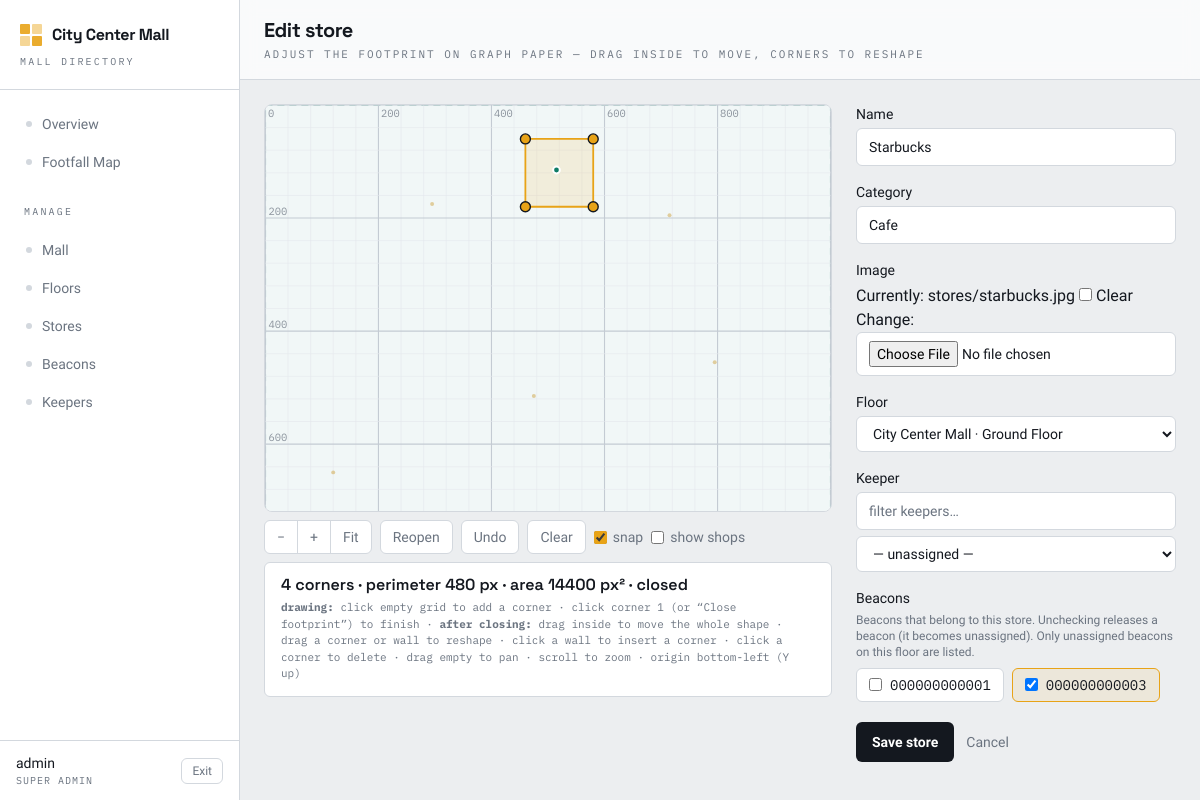
The page /stores/42/edit (signed in) on the database its author committed.
### core/models.py (models this page shows, shortened)
class Mall(models.Model):
    name = models.CharField(max_length=120)
    address = models.CharField(max_length=255, blank=True)

class Store(models.Model):
    mall = models.ForeignKey(Mall, on_delete=models.CASCADE, related_name='stores')
    floor = models.ForeignKey(Floor, on_delete=models.CASCADE, related_name='stores')
    name = models.CharField(max_length=120)
    category = models.CharField(max_length=60)
    image = models.FileField(upload_to='stores/', blank=True)   # storefront photo for the app card
    tagline = models.CharField(max_length=80, blank=True)        # one-line hook under the name
    badge = models.CharField(max_length=16, blank=True)          # short chip, e.g. OFFER / NEW
    pos_x = models.IntegerField(default=0)  # label anchor — auto-set to shape centroid
    pos_y = models.IntegerField(default=0)
    shape = models.JSONField(null=True, blank=True)
    keeper = models.ForeignKey(settings.AUTH_USER_MODEL, null=True, blank=True,
                               on_delete=models.SET_NULL, related_name='stores')

class Beacon(models.Model):
    GATE, STORE, COMMON = 'gate', 'store', 'common'
    TYPES = [(GATE, 'Gate'), (STORE, 'Store'), (COMMON, 'Common')]
    mall = models.ForeignKey(Mall, on_delete=models.CASCADE, related_name='beacons')
    floor = models.ForeignKey(Floor, on_delete=models.CASCADE, related_name='beacons')
    store = models.ForeignKey(Store, null=True, blank=True, on_delete=models.SET_NULL,
                              related_name='beacons')
    adv_id = models.CharField(max_length=12, unique=True)  # 6 bytes as hex; advertised + matched
    beacon_type = models.CharField(max_length=8, choices=TYPES, default=COMMON)  # admin-only, not synced
    pos_x = models.IntegerField(default=0)
    pos_y = models.IntegerField(default=0)
    tx_power = models.IntegerField(default=-59)  # calibrated RSSI @ 1m
    def __str__(self):
        return self.adv_id

### core/views.py (the view)
# urls.py: path('stores/<int:pk>/edit', views.store_edit, name='store_edit'),
@login_required
@admin_only
def store_edit(request, pk=None):
    mall = Mall.objects.first()
    inst = get_object_or_404(Store, pk=pk) if pk else None
    if request.method == 'POST':
        form = StoreForm(request.POST, request.FILES, instance=inst)
        if form.is_valid():
            s = form.save(commit=False)
            s.mall = mall
            shape = form.cleaned_data['shape_json']
            if shape:  # footprint drawn → store it + anchor the label at its centroid
                s.shape = shape
                s.pos_x = round(sum(x for x, _ in shape) / len(shape))
                s.pos_y = round(sum(y for _, y in shape) / len(shape))
            s.save()
            sel_ids = list(form.cleaned_data['beacons'].values_list('pk', flat=True))
            Beacon.objects.filter(store=s).exclude(pk__in=sel_ids).update(store=None)
            if sel_ids:
                Beacon.objects.filter(pk__in=sel_ids).update(store=s)
            return redirect('stores')
    else:
        form = StoreForm(instance=inst)
    return render(request, 'place_form.html', _place_ctx(mall, form, 'store', inst))

### core/context.py (called while the page is built)
def dashboard(request):
    if not request.user.is_authenticated:
        return {}
    mall = Mall.objects.first()
    return {
        'mall': mall,
        'nav_floors': Floor.objects.filter(mall=mall) if mall else [],
        'is_admin': request.user.is_superuser,
    }

### core/models.py (called while the page is built)
    def __str__(self):
        return f'{self.mall.name} · {self.name}'

    @property
    def space(self):
        if self.width_m and self.height_m:
            w, h = round(self.width_m * self.PPM), round(self.height_m * self.PPM)
            pad = max(2, round(0.1 * max(self.width_m, self.height_m))) * self.PPM
            return {'w': w, 'h': h, 'ppm': self.PPM, 'grid': self.PPM, 'metered': True,
                    'pad': pad, 'vbx': -pad, 'vby': -pad, 'vw': w + 2 * pad, 'vh': h + 2 * pad}
        return {'w': 1000, 'h': 720, 'ppm': self.PPM, 'grid': 40,
                'metered': False, 'pad': 0, 'vbx': 0, 'vby': 0, 'vw': 1000, 'vh': 720}

### core/templates/place_form.html (shortened to what this page needs)
{% extends "base.html" %}
{% block heading %}{% if obj %}Edit{% else %}New{% endif %} {{ kind }}{% endblock %}
{% block subheading %}<p class="mt-0.5 font-mono text-[11px] uppercase tracking-[0.18em] text-muted">{% if kind == 'store' %}Adjust the footprint on graph paper — drag inside to move, corners to reshape{% else %}Click the graph paper to set the beacon position{% endif %}</p>{% endblock %}
{% block content %}
<form method="post" enctype="multipart/form-data" class="grid gap-6 lg:grid-cols-[1fr_320px]">
  <div>
    <div id="paper-box" class="relative w-full overflow-hidden rounded-lg border border-line" style="aspect-ratio:1000/720; background:#FBFCFD; touch-action:none; cursor:crosshair">
    </div>
    <div class="mt-2 flex flex-wrap items-center gap-2">
      <div class="inline-flex rounded-md border border-line bg-surface">
        <button type="button" id="zoom-out" class="px-3 py-1.5 text-sm text-muted hover:text-ink">−</button>
        <button type="button" id="zoom-in" class="border-l border-line px-3 py-1.5 text-sm text-muted hover:text-ink">+</button>
        <button type="button" id="fit" class="border-l border-line px-3 py-1.5 text-sm text-muted hover:text-ink">Fit</button>
      </div>
      {% if kind == 'store' %}
      <button type="button" id="reopen-btn" class="rounded-md border border-line bg-surface px-3 py-1.5 text-sm text-muted hover:text-ink" style="display:none">Reopen</button>
      <button type="button" id="undo" class="rounded-md border border-line bg-surface px-3 py-1.5 text-sm text-muted hover:text-ink">Undo</button>
      <button type="button" id="clear" class="rounded-md border border-line bg-surface px-3 py-1.5 text-sm text-muted hover:text-ink">Clear</button>
      {% endif %}
      <label class="inline-flex cursor-pointer items-center gap-1.5 text-sm text-muted">
        <input type="checkbox" id="snap" checked class="accent-signal"> snap
      </label>
      <label class="inline-flex cursor-pointer items-center gap-1.5 text-sm text-muted">
        <input type="checkbox" id="show-refs" class="accent-signal"> show shops
      </label>
    </div>
    <div class="mt-2 rounded-md border border-line bg-surface px-4 py-2.5">
      <p id="measure-line" class="font-display text-base font-600 text-ink">&nbsp;</p>
      <p class="mt-0.5 font-mono text-[11px] text-muted">{% if kind == 'store' %}<b>drawing:</b> click empty grid to add a corner · click corner 1 (or “Close footprint”) to finish · <b>after closing:</b> drag inside to move the whole shape · drag a corner or wall to reshape · click a wall to insert a corner · click a corner to delete · drag empty to pan · scroll to zoom{% else %}click the grid to drop the beacon · drag empty to pan · scroll to zoom{% endif %} · origin bottom-left (Y up)</p>
    </div>
  </div>
  <div class="space-y-4">
    {% for field in form.visible_fields %}
    <div>
      <label class="mb-1 block text-sm font-500">{{ field.label }}</label>
      {% if field.name == 'beacons' %}
        <p class="mb-2 text-xs text-muted">Beacons that belong to this store. Unchecking releases a beacon (it becomes unassigned). Only unassigned beacons on this floor are listed.</p>
        <div class="flex flex-wrap gap-2">
          {% for cb in field %}
          <label class="flex cursor-pointer items-center gap-2 rounded-md border border-line bg-surface px-3 py-1.5 text-sm font-mono has-[:checked]:border-signal has-[:checked]:bg-signal/10">
            {{ cb.tag }} <span>{{ cb.choice_label }}</span>
          </label>
          {% empty %}
          <span class="text-xs text-muted">No unassigned beacons on this floor — add beacons first.</span>
          {% endfor %}
        </div>
      {% else %}
        {{ field }}
      {% endif %}
    </div>
    {% endfor %}
    <div class="flex items-center gap-3 pt-1">
      <button class="rounded-md bg-ink px-4 py-2.5 text-sm font-600 text-white hover:bg-black transition">Save {{ kind }}</button>
      <a href="{% url kind|add:'s' %}" class="text-sm text-muted hover:text-ink">Cancel</a>
    </div>
  </div>
</form>
{% endblock %}

### core/templates/base.html (shortened to what this page needs)
{% load static %}
<!doctype html>
<html lang="en">
<head>
  <script src="https://cdn.tailwindcss.com"></script>
</head>
<body class="bg-paper text-ink antialiased">
{% if user.is_authenticated %}
<div class="flex min-h-screen">
  <aside class="hidden md:flex w-60 shrink-0 flex-col border-r border-line bg-surface">
    <div class="px-5 pt-6 pb-5 border-b border-line">
      <div class="flex items-center gap-2.5 text-signal">
        <span class="mark"><i></i><i></i><i></i><i></i></span>
        <span class="font-display font-700 tracking-tight text-ink leading-none">
          {{ mall.name|default:"Directory" }}
        </span>
      </div>
      <p class="mt-2 font-mono text-[10px] uppercase tracking-[0.22em] text-muted">Mall Directory</p>
    </div>
    {% with url=request.resolver_match.url_name %}
    <nav class="flex-1 px-3 py-4 space-y-0.5 text-sm">
      {% include "_navitem.html" with cur=url want="dashboard" target="dashboard" label="Overview" %}
      {% include "_navitem.html" with cur=url want="heatmap" target="heatmap" label="Footfall Map" %}
      {% if is_admin %}
        <p class="px-3 pt-5 pb-2 font-mono text-[10px] uppercase tracking-[0.22em] text-muted">Manage</p>
        {% include "_navitem.html" with cur=url want="mall_setup" target="mall_setup" label="Mall" %}
        {% include "_navitem.html" with cur=url want="floors" target="floors" label="Floors" %}
        {% include "_navitem.html" with cur=url want="stores" target="stores" label="Stores" %}
        {% include "_navitem.html" with cur=url want="beacons" target="beacons" label="Beacons" %}
        {% include "_navitem.html" with cur=url want="keepers" target="keepers" label="Keepers" %}
      {% endif %}
    </nav>
    {% endwith %}
    <div class="border-t border-line px-4 py-3 flex items-center justify-between">
      <div class="min-w-0">
        <p class="truncate font-500 text-sm">{{ user.username }}</p>
        <p class="font-mono text-[10px] uppercase tracking-widest text-muted">
          {% if is_admin %}Super Admin{% else %}Storekeeper{% endif %}
        </p>
      </div>
      <form method="post" action="{% url 'logout' %}">{% csrf_token %}
        <button class="rounded-md border border-line px-2.5 py-1 text-xs text-muted hover:text-ink hover:border-ink transition">Exit</button>
      </form>
    </div>
  </aside>
  <main class="flex-1 min-w-0">
    <header class="flex items-center gap-4 border-b border-line bg-surface/70 px-6 py-4 backdrop-blur">
      <div class="min-w-0">
        <h1 class="font-display text-xl font-700 tracking-tight truncate">{% block heading %}{% endblock %}</h1>
        {% block subheading %}{% endblock %}
      </div>
    </header>
    <div class="p-6">{% block content %}{% endblock %}</div>
  </main>
</div>
{% else %}
  {% block content_anon %}{% endblock %}
{% endif %}
</body>
</html>

### core/templates/base.html (style rules this page uses)
body { font-family: "Hanken Grotesk", sans-serif; }
.mark { display:grid; grid-template-columns:1fr 1fr; grid-template-rows:1fr 1fr; gap:2px; width:22px; height:22px; }
.mark i { background: currentColor; border-radius:1px; }
.mark i:nth-child(1),.mark i:nth-child(4) { opacity:.9 }
.mark i:nth-child(2),.mark i:nth-child(3) { opacity:.45 }

### rows shown on the page
Mall: name "City Center Mall"
Store: visible_fields "Starbucks" "Cafe" "City Center Mall · Ground Floor" "— unassigned —"
Beacon: choice_label "000000000001"
Beacon: choice_label "000000000003"

### other values the page prints
{{ label }} "Overview Footfall Map Mall Floors Stores Beacons Keepers"
{{ user.username }} "admin"
{{ kind }} "store"
{{ field.label }} "Name" "Category" "Image" "Floor" "Keeper" "Beacons"
